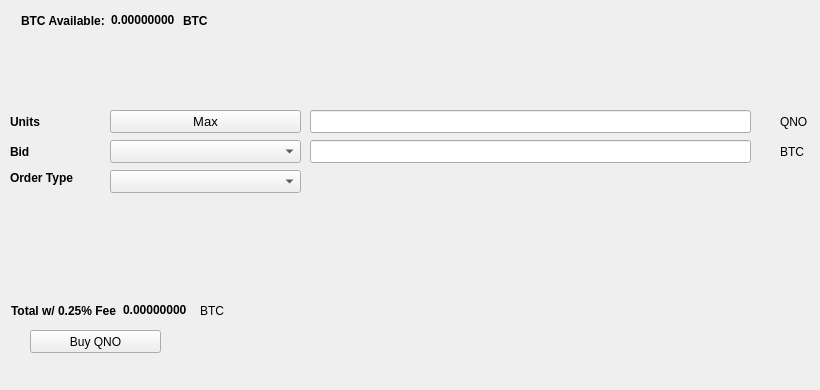
   <widget class="QWidget" name="BuyTab">
    <attribute name="title">
     <string>Buy</string>
    </attribute>
    <widget class="QPushButton" name="BuyQNO">
     <property name="geometry">
      <rect>
       <x>30</x>
       <y>330</y>
       <width>131</width>
       <height>23</height>
      </rect>
     </property>
     <property name="text">
      <string>Buy QNO</string>
     </property>
     <property name="icon">
      <iconset resource="../qyno.qrc">
       <normaloff>:/icons/bitcoin</normaloff>:/icons/bitcoin</iconset>
     </property>
    </widget>
    <widget class="QLabel" name="label_3">
     <property name="geometry">
      <rect>
       <x>10</x>
       <y>110</y>
       <width>46</width>
       <height>23</height>
      </rect>
     </property>
     <property name="font">
      <font>
       <weight>75</weight>
       <bold>true</bold>
      </font>
     </property>
     <property name="text">
      <string>Units</string>
     </property>
    </widget>
    <widget class="QLineEdit" name="UnitsInput">
     <property name="geometry">
      <rect>
       <x>310</x>
       <y>110</y>
       <width>441</width>
       <height>23</height>
      </rect>
     </property>
     <property name="font">
      <font>
       <pointsize>9</pointsize>
       <weight>75</weight>
       <bold>true</bold>
      </font>
     </property>
    </widget>
    <widget class="QLineEdit" name="BuyBidPriceEdit">
     <property name="geometry">
      <rect>
       <x>310</x>
       <y>140</y>
       <width>441</width>
       <height>23</height>
      </rect>
     </property>
     <property name="font">
      <font>
       <pointsize>9</pointsize>
       <weight>75</weight>
       <bold>true</bold>
      </font>
     </property>
    </widget>
    <widget class="QLabel" name="label_4">
     <property name="geometry">
      <rect>
       <x>780</x>
       <y>110</y>
       <width>31</width>
       <height>23</height>
      </rect>
     </property>
     <property name="text">
      <string>QNO</string>
     </property>
    </widget>
    <widget class="QLabel" name="label_5">
     <property name="geometry">
      <rect>
       <x>780</x>
       <y>140</y>
       <width>31</width>
       <height>23</height>
      </rect>
     </property>
     <property name="text">
      <string>BTC</string>
     </property>
    </widget>
    <widget class="QLabel" name="label_6">
     <property name="geometry">
      <rect>
       <x>10</x>
       <y>140</y>
       <width>46</width>
       <height>23</height>
      </rect>
     </property>
     <property name="font">
      <font>
       <weight>75</weight>
       <bold>true</bold>
      </font>
     </property>
     <property name="text">
      <string>Bid</string>
     </property>
    </widget>
    <widget class="QLabel" name="label_7">
     <property name="geometry">
      <rect>
       <x>10</x>
       <y>170</y>
       <width>91</width>
       <height>16</height>
      </rect>
     </property>
     <property name="font">
      <font>
       <weight>75</weight>
       <bold>true</bold>
      </font>
     </property>
     <property name="text">
      <string>Order Type</string>
     </property>
    </widget>
    <widget class="QPushButton" name="Buy_Max_Amount">
     <property name="geometry">
      <rect>
       <x>110</x>
       <y>110</y>
       <width>191</width>
       <height>23</height>
      </rect>
     </property>
     <property name="font">
      <font>
       <pointsize>10</pointsize>
      </font>
     </property>
     <property name="text">
      <string>Max</string>
     </property>
    </widget>
    <widget class="QComboBox" name="BuyBidcomboBox">
     <property name="geometry">
      <rect>
       <x>110</x>
       <y>140</y>
       <width>191</width>
       <height>23</height>
      </rect>
     </property>
     <property name="font">
      <font>
       <pointsize>10</pointsize>
      </font>
     </property>
    </widget>
    <widget class="QComboBox" name="buyOrdertypeCombo">
     <property name="geometry">
      <rect>
       <x>110</x>
       <y>170</y>
       <width>191</width>
       <height>23</height>
      </rect>
     </property>
     <property name="font">
      <font>
       <pointsize>10</pointsize>
      </font>
     </property>
    </widget>
    <widget class="QWidget" name="layoutWidget1">
     <property name="geometry">
      <rect>
       <x>21</x>
       <y>11</y>
       <width>227</width>
       <height>19</height>
      </rect>
     </property>
     <layout class="QHBoxLayout" name="horizontalLayout_3">
      <item>
       <widget class="QLabel" name="label232">
        <property name="font">
         <font>
          <weight>75</weight>
          <bold>true</bold>
         </font>
        </property>
        <property name="text">
         <string>BTC Available:</string>
        </property>
       </widget>
      </item>
      <item>
       <widget class="QLabel" name="BtcAvailableLbl">
        <property name="palette">
         <palette>
          <active>
           <colorrole role="WindowText">
            <brush brushstyle="SolidPattern">
             <color alpha="255">
              <red>0</red>
              <green>0</green>
              <blue>0</blue>
             </color>
            </brush>
           </colorrole>
           <colorrole role="Button">
            <brush brushstyle="SolidPattern">
             <color alpha="255">
              <red>0</red>
              <green>170</green>
              <blue>0</blue>
             </color>
            </brush>
           </colorrole>
           <colorrole role="Light">
            <brush brushstyle="SolidPattern">
             <color alpha="255">
              <red>0</red>
              <green>255</green>
              <blue>0</blue>
             </color>
            </brush>
           </colorrole>
           <colorrole role="Midlight">
            <brush brushstyle="SolidPattern">
             <color alpha="255">
              <red>0</red>
              <green>212</green>
              <blue>0</blue>
             </color>
            </brush>
           </colorrole>
           <colorrole role="Dark">
            <brush brushstyle="SolidPattern">
             <color alpha="255">
              <red>0</red>
              <green>85</green>
              <blue>0</blue>
             </color>
            </brush>
           </colorrole>
           <colorrole role="Mid">
            <brush brushstyle="SolidPattern">
             <color alpha="255">
              <red>0</red>
              <green>113</green>
              <blue>0</blue>
             </color>
            </brush>
           </colorrole>
           <colorrole role="Text">
            <brush brushstyle="SolidPattern">
             <color alpha="255">
              <red>0</red>
              <green>170</green>
              <blue>0</blue>
             </color>
            </brush>
           </colorrole>
           <colorrole role="BrightText">
            <brush brushstyle="SolidPattern">
             <color alpha="255">
              <red>255</red>
              <green>255</green>
              <blue>255</blue>
             </color>
            </brush>
           </colorrole>
           <colorrole role="ButtonText">
            <brush brushstyle="SolidPattern">
             <color alpha="255">
              <red>0</red>
              <green>0</green>
              <blue>0</blue>
             </color>
            </brush>
           </colorrole>
           <colorrole role="Base">
            <brush brushstyle="SolidPattern">
             <color alpha="255">
              <red>255</red>
              <green>255</green>
              <blue>255</blue>
             </color>
            </brush>
           </colorrole>
           <colorrole role="Window">
            <brush brushstyle="SolidPattern">
             <color alpha="255">
              <red>0</red>
              <green>170</green>
              <blue>0</blue>
             </color>
            </brush>
           </colorrole>
           <colorrole role="Shadow">
            <brush brushstyle="SolidPattern">
             <color alpha="255">
              <red>0</red>
              <green>0</green>
              <blue>0</blue>
             </color>
            </brush>
           </colorrole>
           <colorrole role="AlternateBase">
            <brush brushstyle="SolidPattern">
             <color alpha="255">
              <red>127</red>
              <green>212</green>
              <blue>127</blue>
             </color>
            </brush>
           </colorrole>
           <colorrole role="ToolTipBase">
            <brush brushstyle="SolidPattern">
             <color alpha="255">
              <red>255</red>
              <green>255</green>
              <blue>220</blue>
             </color>
            </brush>
           </colorrole>
           <colorrole role="ToolTipText">
            <brush brushstyle="SolidPattern">
             <color alpha="255">
              <red>0</red>
              <green>0</green>
              <blue>0</blue>
             </color>
            </brush>
           </colorrole>
          </active>
          <inactive>
           <colorrole role="WindowText">
            <brush brushstyle="SolidPattern">
             <color alpha="255">
              <red>0</red>
              <green>0</green>
              <blue>0</blue>
             </color>
            </brush>
           </colorrole>
           <colorrole role="Button">
            <brush brushstyle="SolidPattern">
             <color alpha="255">
              <red>0</red>
              <green>170</green>
              <blue>0</blue>
             </color>
            </brush>
           </colorrole>
           <colorrole role="Light">
            <brush brushstyle="SolidPattern">
             <color alpha="255">
              <red>0</red>
              <green>255</green>
              <blue>0</blue>
             </color>
            </brush>
           </colorrole>
           <colorrole role="Midlight">
            <brush brushstyle="SolidPattern">
             <color alpha="255">
              <red>0</red>
              <green>212</green>
              <blue>0</blue>
             </color>
            </brush>
           </colorrole>
           <colorrole role="Dark">
            <brush brushstyle="SolidPattern">
             <color alpha="255">
              <red>0</red>
              <green>85</green>
              <blue>0</blue>
             </color>
            </brush>
           </colorrole>
           <colorrole role="Mid">
            <brush brushstyle="SolidPattern">
             <color alpha="255">
              <red>0</red>
              <green>113</green>
              <blue>0</blue>
             </color>
            </brush>
           </colorrole>
           <colorrole role="Text">
            <brush brushstyle="SolidPattern">
             <color alpha="255">
              <red>0</red>
              <green>170</green>
              <blue>0</blue>
             </color>
            </brush>
           </colorrole>
           <colorrole role="BrightText">
            <brush brushstyle="SolidPattern">
             <color alpha="255">
              <red>255</red>
              <green>255</green>
              <blue>255</blue>
             </color>
            </brush>
           </colorrole>
           <colorrole role="ButtonText">
            <brush brushstyle="SolidPattern">
             <color alpha="255">
              <red>0</red>
              <green>0</green>
              <blue>0</blue>
             </color>
            </brush>
           </colorrole>
           <colorrole role="Base">
            <brush brushstyle="SolidPattern">
             <color alpha="255">
              <red>255</red>
              <green>255</green>
              <blue>255</blue>
             </color>
            </brush>
           </colorrole>
           <colorrole role="Window">
            <brush brushstyle="SolidPattern">
             <color alpha="255">
              <red>0</red>
              <green>170</green>
              <blue>0</blue>
             </color>
            </brush>
           </colorrole>
           <colorrole role="Shadow">
            <brush brushstyle="SolidPattern">
             <color alpha="255">
              <red>0</red>
              <green>0</green>
              <blue>0</blue>
             </color>
            </brush>
           </colorrole>
           <colorrole role="AlternateBase">
            <brush brushstyle="SolidPattern">
             <color alpha="255">
              <red>127</red>
              <green>212</green>
              <blue>127</blue>
             </color>
            </brush>
           </colorrole>
           <colorrole role="ToolTipBase">
            <brush brushstyle="SolidPattern">
             <color alpha="255">
              <red>255</red>
              <green>255</green>
              <blue>220</blue>
             </color>
            </brush>
           </colorrole>
           <colorrole role="ToolTipText">
            <brush brushstyle="SolidPattern">
             <color alpha="255">
              <red>0</red>
              <green>0</green>
              <blue>0</blue>
             </color>
            </brush>
           </colorrole>
          </inactive>
          <disabled>
           <colorrole role="WindowText">
            <brush brushstyle="SolidPattern">
             <color alpha="255">
              <red>0</red>
              <green>85</green>
              <blue>0</blue>
             </color>
            </brush>
           </colorrole>
           <colorrole role="Button">
            <brush brushstyle="SolidPattern">
             <color alpha="255">
              <red>0</red>
              <green>170</green>
              <blue>0</blue>
             </color>
            </brush>
           </colorrole>
           <colorrole role="Light">
            <brush brushstyle="SolidPattern">
             <color alpha="255">
              <red>0</red>
              <green>255</green>
              <blue>0</blue>
             </color>
            </brush>
           </colorrole>
           <colorrole role="Midlight">
            <brush brushstyle="SolidPattern">
             <color alpha="255">
              <red>0</red>
              <green>212</green>
              <blue>0</blue>
             </color>
            </brush>
           </colorrole>
           <colorrole role="Dark">
            <brush brushstyle="SolidPattern">
             <color alpha="255">
              <red>0</red>
              <green>85</green>
              <blue>0</blue>
             </color>
            </brush>
           </colorrole>
           <colorrole role="Mid">
            <brush brushstyle="SolidPattern">
             <color alpha="255">
              <red>0</red>
              <green>113</green>
              <blue>0</blue>
             </color>
            </brush>
           </colorrole>
           <colorrole role="Text">
            <brush brushstyle="SolidPattern">
             <color alpha="255">
              <red>0</red>
              <green>85</green>
              <blue>0</blue>
             </color>
            </brush>
           </colorrole>
           <colorrole role="BrightText">
            <brush brushstyle="SolidPattern">
             <color alpha="255">
              <red>255</red>
              <green>255</green>
              <blue>255</blue>
             </color>
            </brush>
           </colorrole>
           <colorrole role="ButtonText">
            <brush brushstyle="SolidPattern">
             <color alpha="255">
              <red>0</red>
              <green>85</green>
              <blue>0</blue>
             </color>
            </brush>
           </colorrole>
           <colorrole role="Base">
            <brush brushstyle="SolidPattern">
             <color alpha="255">
              <red>0</red>
              <green>170</green>
              <blue>0</blue>
             </color>
            </brush>
           </colorrole>
           <colorrole role="Window">
            <brush brushstyle="SolidPattern">
             <color alpha="255">
              <red>0</red>
              <green>170</green>
              <blue>0</blue>
             </color>
            </brush>
           </colorrole>
           <colorrole role="Shadow">
            <brush brushstyle="SolidPattern">
             <color alpha="255">
              <red>0</red>
              <green>0</green>
              <blue>0</blue>
             </color>
            </brush>
           </colorrole>
           <colorrole role="AlternateBase">
            <brush brushstyle="SolidPattern">
             <color alpha="255">
              <red>0</red>
              <green>170</green>
              <blue>0</blue>
             </color>
            </brush>
           </colorrole>
           <colorrole role="ToolTipBase">
            <brush brushstyle="SolidPattern">
             <color alpha="255">
              <red>255</red>
              <green>255</green>
              <blue>220</blue>
             </color>
            </brush>
           </colorrole>
           <colorrole role="ToolTipText">
            <brush brushstyle="SolidPattern">
             <color alpha="255">
              <red>0</red>
              <green>0</green>
              <blue>0</blue>
             </color>
            </brush>
           </colorrole>
          </disabled>
         </palette>
        </property>
        <property name="font">
         <font>
          <weight>75</weight>
          <bold>true</bold>
         </font>
        </property>
        <property name="text">
         <string>0.00000000</string>
        </property>
        <property name="textInteractionFlags">
         <set>Qt::LinksAccessibleByMouse|Qt::TextSelectableByKeyboard|Qt::TextSelectableByMouse</set>
        </property>
       </widget>
      </item>
      <item>
       <widget class="QLabel" name="BtcAvailableLbl_2">
        <property name="font">
         <font>
          <weight>75</weight>
          <bold>true</bold>
         </font>
        </property>
        <property name="text">
         <string>BTC</string>
        </property>
       </widget>
      </item>
     </layout>
    </widget>
    <widget class="QWidget" name="layoutWidge2">
     <property name="geometry">
      <rect>
       <x>11</x>
       <y>301</y>
       <width>259</width>
       <height>19</height>
      </rect>
     </property>
     <layout class="QHBoxLayout" name="horizontalLayout_4">
      <item>
       <widget class="QLabel" name="label_9">
        <property name="font">
         <font>
          <weight>75</weight>
          <bold>true</bold>
         </font>
        </property>
        <property name="text">
         <string>Total w/ 0.25% Fee</string>
        </property>
       </widget>
      </item>
      <item>
       <widget class="QLabel" name="BuyCostLabel">
        <property name="palette">
         <palette>
          <active>
           <colorrole role="WindowText">
            <brush brushstyle="SolidPattern">
             <color alpha="255">
              <red>0</red>
              <green>0</green>
              <blue>0</blue>
             </color>
            </brush>
           </colorrole>
           <colorrole role="Button">
            <brush brushstyle="SolidPattern">
             <color alpha="255">
              <red>0</red>
              <green>170</green>
              <blue>0</blue>
             </color>
            </brush>
           </colorrole>
           <colorrole role="Light">
            <brush brushstyle="SolidPattern">
             <color alpha="255">
              <red>0</red>
              <green>255</green>
              <blue>0</blue>
             </color>
            </brush>
           </colorrole>
           <colorrole role="Midlight">
            <brush brushstyle="SolidPattern">
             <color alpha="255">
              <red>0</red>
              <green>212</green>
              <blue>0</blue>
             </color>
            </brush>
           </colorrole>
           <colorrole role="Dark">
            <brush brushstyle="SolidPattern">
             <color alpha="255">
              <red>0</red>
              <green>85</green>
              <blue>0</blue>
             </color>
            </brush>
           </colorrole>
           <colorrole role="Mid">
            <brush brushstyle="SolidPattern">
             <color alpha="255">
              <red>0</red>
              <green>113</green>
              <blue>0</blue>
             </color>
            </brush>
           </colorrole>
           <colorrole role="Text">
            <brush brushstyle="SolidPattern">
             <color alpha="255">
              <red>0</red>
              <green>170</green>
              <blue>0</blue>
             </color>
            </brush>
           </colorrole>
           <colorrole role="BrightText">
            <brush brushstyle="SolidPattern">
             <color alpha="255">
              <red>255</red>
              <green>255</green>
              <blue>255</blue>
             </color>
            </brush>
           </colorrole>
           <colorrole role="ButtonText">
            <brush brushstyle="SolidPattern">
             <color alpha="255">
              <red>0</red>
              <green>0</green>
              <blue>0</blue>
             </color>
            </brush>
           </colorrole>
           <colorrole role="Base">
            <brush brushstyle="SolidPattern">
             <color alpha="255">
              <red>255</red>
              <green>255</green>
              <blue>255</blue>
             </color>
            </brush>
           </colorrole>
           <colorrole role="Window">
            <brush brushstyle="SolidPattern">
             <color alpha="255">
              <red>0</red>
              <green>170</green>
              <blue>0</blue>
             </color>
            </brush>
           </colorrole>
           <colorrole role="Shadow">
            <brush brushstyle="SolidPattern">
             <color alpha="255">
              <red>0</red>
              <green>0</green>
              <blue>0</blue>
             </color>
            </brush>
           </colorrole>
           <colorrole role="AlternateBase">
            <brush brushstyle="SolidPattern">
             <color alpha="255">
              <red>127</red>
              <green>212</green>
              <blue>127</blue>
             </color>
            </brush>
           </colorrole>
           <colorrole role="ToolTipBase">
            <brush brushstyle="SolidPattern">
             <color alpha="255">
              <red>255</red>
              <green>255</green>
              <blue>220</blue>
             </color>
            </brush>
           </colorrole>
           <colorrole role="ToolTipText">
            <brush brushstyle="SolidPattern">
             <color alpha="255">
              <red>0</red>
              <green>0</green>
              <blue>0</blue>
             </color>
            </brush>
           </colorrole>
          </active>
          <inactive>
           <colorrole role="WindowText">
            <brush brushstyle="SolidPattern">
             <color alpha="255">
              <red>0</red>
              <green>0</green>
              <blue>0</blue>
             </color>
            </brush>
           </colorrole>
           <colorrole role="Button">
            <brush brushstyle="SolidPattern">
             <color alpha="255">
              <red>0</red>
              <green>170</green>
              <blue>0</blue>
             </color>
            </brush>
           </colorrole>
           <colorrole role="Light">
            <brush brushstyle="SolidPattern">
             <color alpha="255">
              <red>0</red>
              <green>255</green>
              <blue>0</blue>
             </color>
            </brush>
           </colorrole>
           <colorrole role="Midlight">
            <brush brushstyle="SolidPattern">
             <color alpha="255">
              <red>0</red>
              <green>212</green>
              <blue>0</blue>
             </color>
            </brush>
           </colorrole>
           <colorrole role="Dark">
            <brush brushstyle="SolidPattern">
             <color alpha="255">
              <red>0</red>
              <green>85</green>
              <blue>0</blue>
             </color>
            </brush>
           </colorrole>
           <colorrole role="Mid">
            <brush brushstyle="SolidPattern">
             <color alpha="255">
              <red>0</red>
              <green>113</green>
              <blue>0</blue>
             </color>
            </brush>
           </colorrole>
           <colorrole role="Text">
            <brush brushstyle="SolidPattern">
             <color alpha="255">
              <red>0</red>
              <green>170</green>
              <blue>0</blue>
             </color>
            </brush>
           </colorrole>
           <colorrole role="BrightText">
            <brush brushstyle="SolidPattern">
             <color alpha="255">
              <red>255</red>
              <green>255</green>
              <blue>255</blue>
             </color>
            </brush>
           </colorrole>
           <colorrole role="ButtonText">
            <brush brushstyle="SolidPattern">
             <color alpha="255">
              <red>0</red>
              <green>0</green>
              <blue>0</blue>
             </color>
            </brush>
           </colorrole>
           <colorrole role="Base">
            <brush brushstyle="SolidPattern">
             <color alpha="255">
              <red>255</red>
              <green>255</green>
              <blue>255</blue>
             </color>
            </brush>
           </colorrole>
           <colorrole role="Window">
            <brush brushstyle="SolidPattern">
             <color alpha="255">
              <red>0</red>
              <green>170</green>
              <blue>0</blue>
             </color>
            </brush>
           </colorrole>
           <colorrole role="Shadow">
            <brush brushstyle="SolidPattern">
             <color alpha="255">
              <red>0</red>
              <green>0</green>
              <blue>0</blue>
             </color>
            </brush>
           </colorrole>
           <colorrole role="AlternateBase">
            <brush brushstyle="SolidPattern">
             <color alpha="255">
              <red>127</red>
              <green>212</green>
              <blue>127</blue>
             </color>
            </brush>
           </colorrole>
           <colorrole role="ToolTipBase">
            <brush brushstyle="SolidPattern">
             <color alpha="255">
              <red>255</red>
              <green>255</green>
              <blue>220</blue>
             </color>
            </brush>
           </colorrole>
           <colorrole role="ToolTipText">
            <brush brushstyle="SolidPattern">
             <color alpha="255">
              <red>0</red>
              <green>0</green>
              <blue>0</blue>
             </color>
            </brush>
           </colorrole>
          </inactive>
          <disabled>
           <colorrole role="WindowText">
            <brush brushstyle="SolidPattern">
             <color alpha="255">
              <red>0</red>
              <green>85</green>
              <blue>0</blue>
             </color>
            </brush>
           </colorrole>
           <colorrole role="Button">
            <brush brushstyle="SolidPattern">
             <color alpha="255">
              <red>0</red>
              <green>170</green>
              <blue>0</blue>
             </color>
            </brush>
           </colorrole>
           <colorrole role="Light">
            <brush brushstyle="SolidPattern">
             <color alpha="255">
              <red>0</red>
              <green>255</green>
              <blue>0</blue>
             </color>
            </brush>
           </colorrole>
           <colorrole role="Midlight">
            <brush brushstyle="SolidPattern">
             <color alpha="255">
              <red>0</red>
              <green>212</green>
              <blue>0</blue>
             </color>
            </brush>
           </colorrole>
           <colorrole role="Dark">
            <brush brushstyle="SolidPattern">
             <color alpha="255">
              <red>0</red>
              <green>85</green>
              <blue>0</blue>
             </color>
            </brush>
           </colorrole>
           <colorrole role="Mid">
            <brush brushstyle="SolidPattern">
             <color alpha="255">
              <red>0</red>
              <green>113</green>
              <blue>0</blue>
             </color>
            </brush>
           </colorrole>
           <colorrole role="Text">
            <brush brushstyle="SolidPattern">
             <color alpha="255">
              <red>0</red>
              <green>85</green>
              <blue>0</blue>
             </color>
            </brush>
           </colorrole>
           <colorrole role="BrightText">
            <brush brushstyle="SolidPattern">
             <color alpha="255">
              <red>255</red>
              <green>255</green>
              <blue>255</blue>
             </color>
            </brush>
           </colorrole>
           <colorrole role="ButtonText">
            <brush brushstyle="SolidPattern">
             <color alpha="255">
              <red>0</red>
              <green>85</green>
              <blue>0</blue>
             </color>
            </brush>
           </colorrole>
           <colorrole role="Base">
            <brush brushstyle="SolidPattern">
             <color alpha="255">
              <red>0</red>
              <green>170</green>
              <blue>0</blue>
             </color>
            </brush>
           </colorrole>
           <colorrole role="Window">
            <brush brushstyle="SolidPattern">
             <color alpha="255">
              <red>0</red>
              <green>170</green>
              <blue>0</blue>
             </color>
            </brush>
           </colorrole>
           <colorrole role="Shadow">
            <brush brushstyle="SolidPattern">
             <color alpha="255">
              <red>0</red>
              <green>0</green>
              <blue>0</blue>
             </color>
            </brush>
           </colorrole>
           <colorrole role="AlternateBase">
            <brush brushstyle="SolidPattern">
             <color alpha="255">
              <red>0</red>
              <green>170</green>
              <blue>0</blue>
             </color>
            </brush>
           </colorrole>
           <colorrole role="ToolTipBase">
            <brush brushstyle="SolidPattern">
             <color alpha="255">
              <red>255</red>
              <green>255</green>
              <blue>220</blue>
             </color>
            </brush>
           </colorrole>
           <colorrole role="ToolTipText">
            <brush brushstyle="SolidPattern">
             <color alpha="255">
              <red>0</red>
              <green>0</green>
              <blue>0</blue>
             </color>
            </brush>
           </colorrole>
          </disabled>
         </palette>
        </property>
        <property name="font">
         <font>
          <weight>75</weight>
          <bold>true</bold>
         </font>
        </property>
        <property name="autoFillBackground">
         <bool>false</bool>
        </property>
        <property name="text">
         <string>0.00000000</string>
        </property>
        <property name="textInteractionFlags">
         <set>Qt::LinksAccessibleByMouse|Qt::TextSelectableByMouse</set>
        </property>
       </widget>
      </item>
      <item>
       <widget class="QLabel" name="label_10">
        <property name="font">
         <font>
          <weight>50</weight>
          <bold>false</bold>
         </font>
        </property>
        <property name="text">
         <string>BTC</string>
        </property>
       </widget>
      </item>
     </layout>
    </widget>
    <widget class="QLabel" name="label_24">
     <property name="geometry">
      <rect>
       <x>460</x>
       <y>300</y>
       <width>281</width>
       <height>81</height>
      </rect>
     </property>
     <property name="text">
      <string/>
     </property>
     <property name="pixmap">
      <pixmap>:/images/bittrex</pixmap>
     </property>
    </widget>
   </widget>
